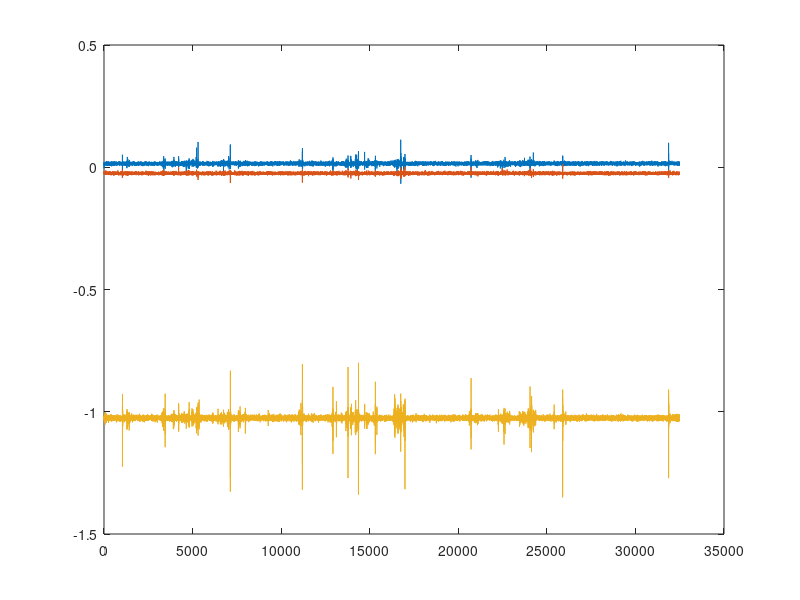

Write MATLAB code to recreate this figure.

%The IMU data obtained before filter
fp=fopen('accelerator.txt');
%[Gyo,count]=fscanf(fd,'Gyro: %f , %f , %f')
acce=fscanf(fp,'%f,%f,%f',[3 Inf]);
acce=acce';
fclose(fp);

plot(acce);
